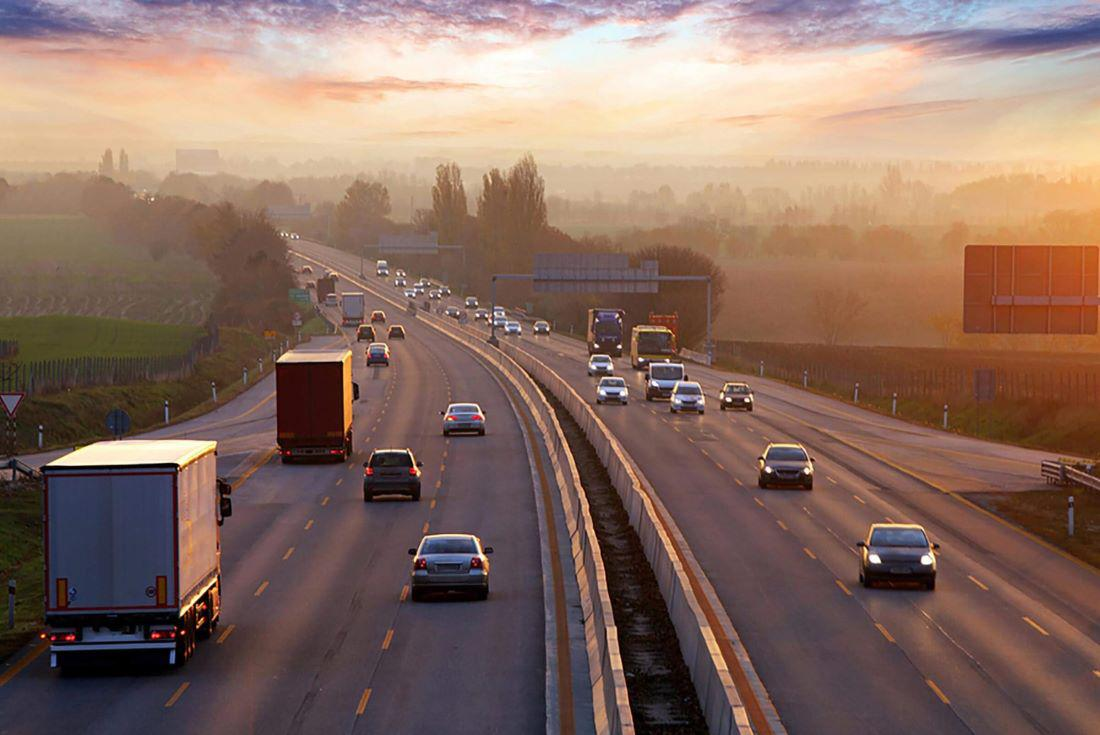
#> input picture 03-computer-vision/OpenCV/road.jpg, 1100 x 735 px
$ jupyter execute opencv_gfg.ipynb
#> lines starting #> are read from the running program, lines starting #| are printed output that depends on the picture; after the words box and inside, x2 and y2 are one past the last pixel; in counts of white or black regions, pixels touching at a corner belong together
 This notebook is for image and video processing from the basics to advanced topics using Python and OpenCV. It will includes handle image transformations, feature extraction, object detection and more.

[cell 1]
import cv2

image = cv2.imread('road.jpg')
#> image is the input picture: shape (735, 1100, 3); mean B, G, R 98.3, 109.4, 136.2
cv2.imshow("Image", image)
cv2.waitKey(0)
h,w = image.shape[:2]
#> h = 735; w = 1100

print(f"height:{h}, weight:{w}")
#| height:735, weight:1100

[cell 2]
(B, G, R) = image[9,9]
#> B = 136; G = 89; R = 75

print(f"RGB value at (9,9): R= {R}, G= {G}, B= {B}")
#| RGB value at (9,9): R= 75, G= 89, B= 136


R = image[9,9,2]
print(f"R={R}")
#| R=75

[cell 3]
roi = image[100:300, 200:700]
cv2.imshow("ROI", roi)
cv2.waitKey(0)

[cell 4]
resize = cv2.resize(image, (700,700))
cv2.imshow("Resize", resize)
cv2.waitKey(0)

The aspect ratio of the image is not maintained. So we need to do some extra work in order to maintain a proper aspect ratio.

[cell 5]
import cv2


ratio = 1200 / w
#> ratio = 1.09
dim = (1200, int(h * ratio))
#> dim = (1200, 801)

resize_aspect = cv2.resize(image, dim)
cv2.imshow("Resized Image", resize_aspect)
cv2.waitKey(0)


# rotate resized image
h2, w2 = resize_aspect.shape[:2]
#> h2 = 801; w2 = 1200
center = (w2 // 2, h2 // 2)
#> center = (600, 400)

rot_mat = cv2.getRotationMatrix2D(center, 15, 1.0)

rotated = cv2.warpAffine(resize_aspect, rot_mat, (w2, h2))
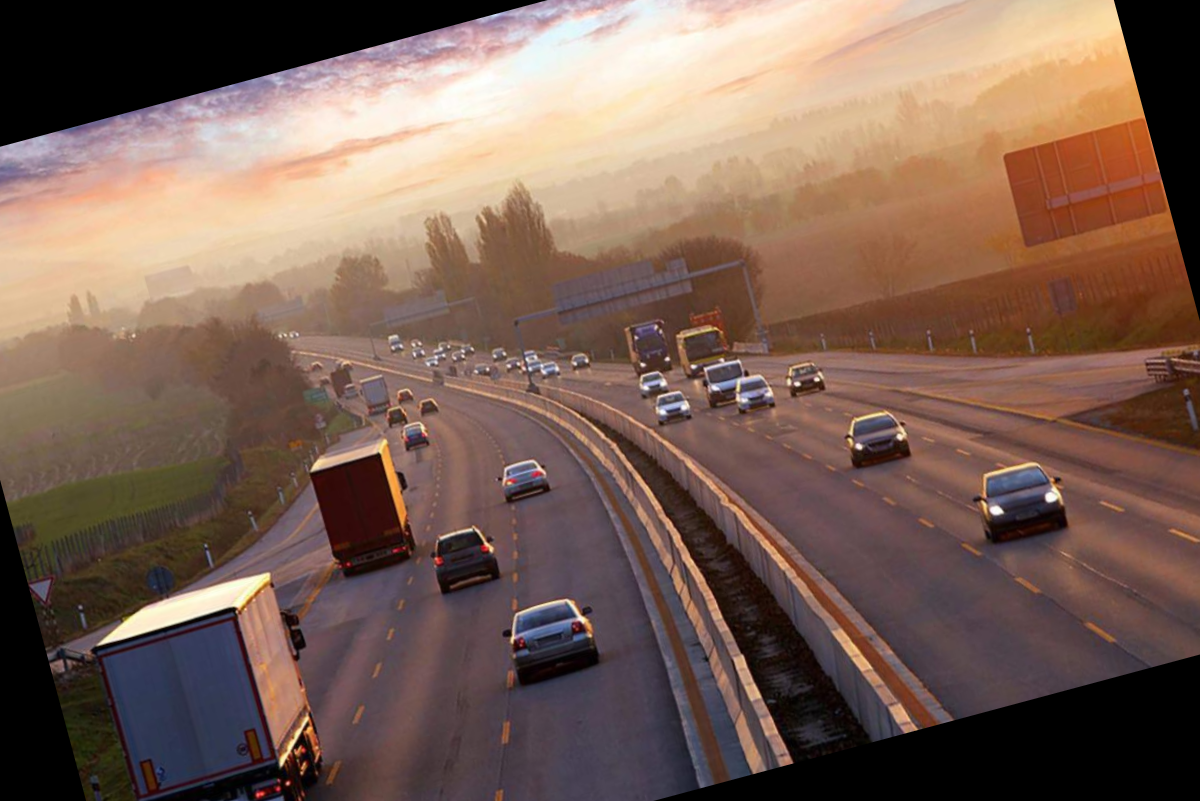
#> rotated: shape (801, 1200, 3); mean B, G, R 85.5, 97, 122.1

cv2.imshow("Rotated Image", rotated)
cv2.waitKey(0)
cv2.destroyAllWindows()

[cell 6]
# cv2.rectangle(image, start_point:top left, end_point:bottom right, color, thickness)
output = image.copy()
rectangle = cv2.rectangle(output, (100,200), (400, 700), (255,0,0), 2)
cv2.imshow('Image', rectangle)
cv2.waitKey(0) # Waits indefinitely until a key is pressed.
cv2.destroyAllWindows() # Closes all windows opened by program.

[cell 7]
# cv2.putText(image, text, org, font, fontScale, color, thickness=1, lineType=cv2.LINE_8, bottomLeftOrigin=False)

text = "Hello, OpenCV!"
img = cv2.putText(rectangle, text, (100, 200), cv2.FONT_HERSHEY_COMPLEX, 1, (0,0,255), 1)
cv2.imshow("Output", img)
cv2.waitKey(0)

[cell 8]
RGB_image = cv2.cvtColor(img, cv2.COLOR_BGR2RGB)
HSV_image = cv2.cvtColor(img, cv2.COLOR_BGR2HSV)
#> HSV_image: shape (735, 1100, 3); mean H, S, V 54.6, 89.9, 139.5
GRAY_image = cv2.cvtColor(img, cv2.COLOR_BGR2GRAY)
image_lab = cv2.cvtColor(img, cv2.COLOR_BGR2LAB)
#> image_lab: shape (735, 1100, 3); mean of channels 0, 1, 2 121.4, 138.1, 137.5

cv2.imshow("image",img)
cv2.waitKey(0)

cv2.imshow("RGB",RGB_image)
cv2.waitKey(0)

cv2.imshow("HSV",HSV_image)
cv2.waitKey(0)

cv2.imshow("GRAY",GRAY_image)
cv2.waitKey(0)

cv2.imshow("LAB",image_lab)
cv2.waitKey(0)

mask = cv2.inRange(hsv_image, lower_color, upper_color)

If the pixel is inside the range → mask value becomes 255 white.
If the pixel is outside the range → mask value becomes 0 black.

So the result is a black-and-white image.

cv2.bitwise_and()

cv2.bitwise_and() applies the mask to the original image.

Example:

result = cv2.bitwise_and(image, image, mask=mask)

It means:

“Keep the pixels where the mask is white, and make the rest black.”

So if the mask found blue areas, the result will show only the blue parts of the original image.

[cell 9]
import numpy as np
image_hsv = cv2.cvtColor(img, cv2.COLOR_BGR2HSV)

lower_red = np.array([0, 120, 100])
upper_red = np.array([10, 255, 255])

mask = cv2.inRange(image_hsv, lower_red, upper_red)
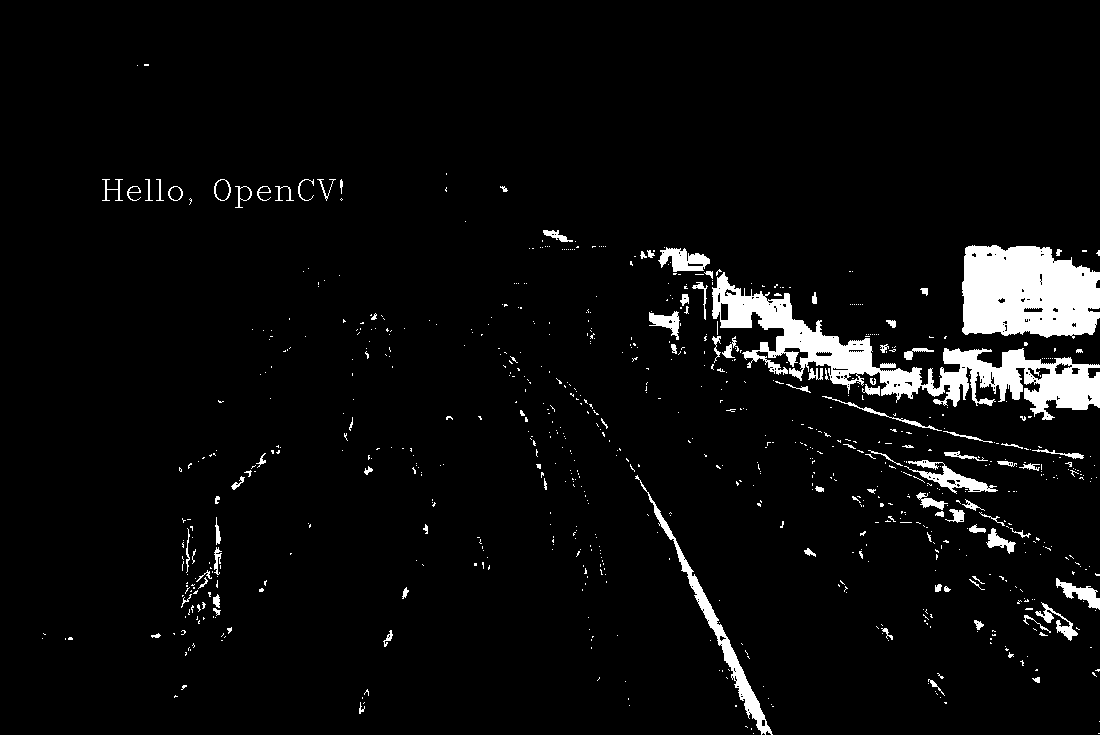
#> mask: shape (735, 1100); 4.7% white; 804 white regions (705 under 20 px), largest, box (x1, y1, x2, y2) and area: (712, 272, 1100, 420) 13678, (962, 245, 1100, 339) 10723, (635, 475, 773, 735) 2348

result = cv2.bitwise_and(image, image, mask=mask)

cv2.imshow("result", result)

cv2.waitKey(0)
cv2.destroyAllWindows()

[cell 10]
B,G,R = cv2.split(img)
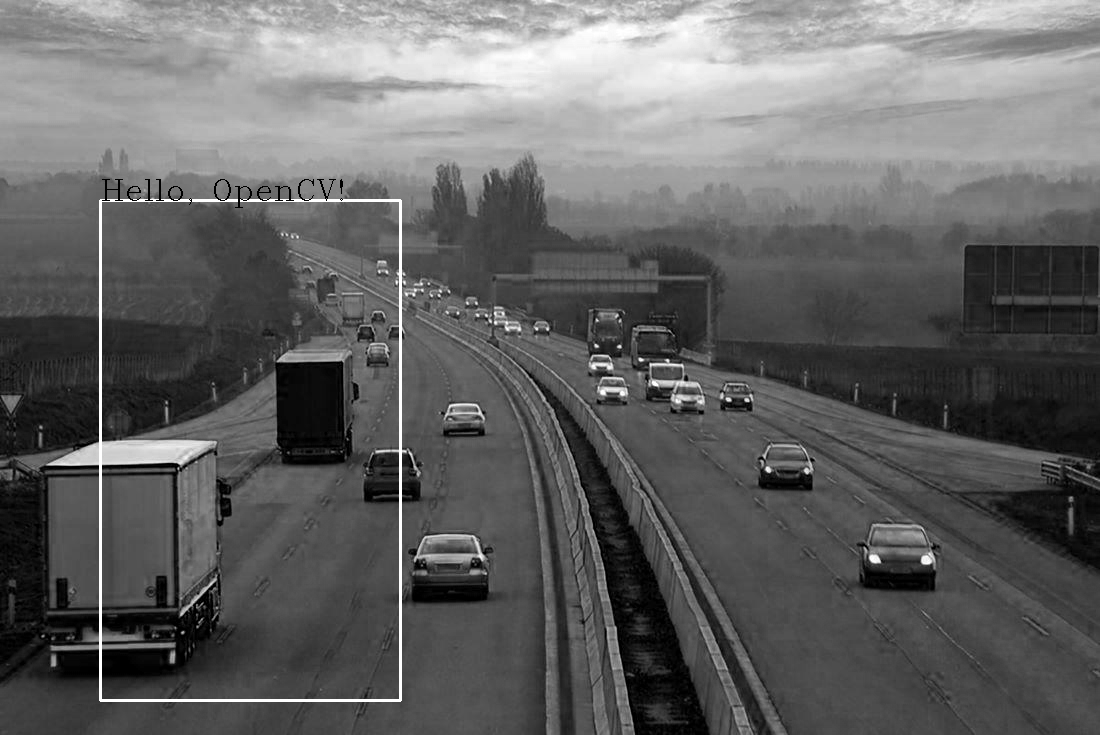
#> B: shape (735, 1100); min 0, max 255, mean 99.2
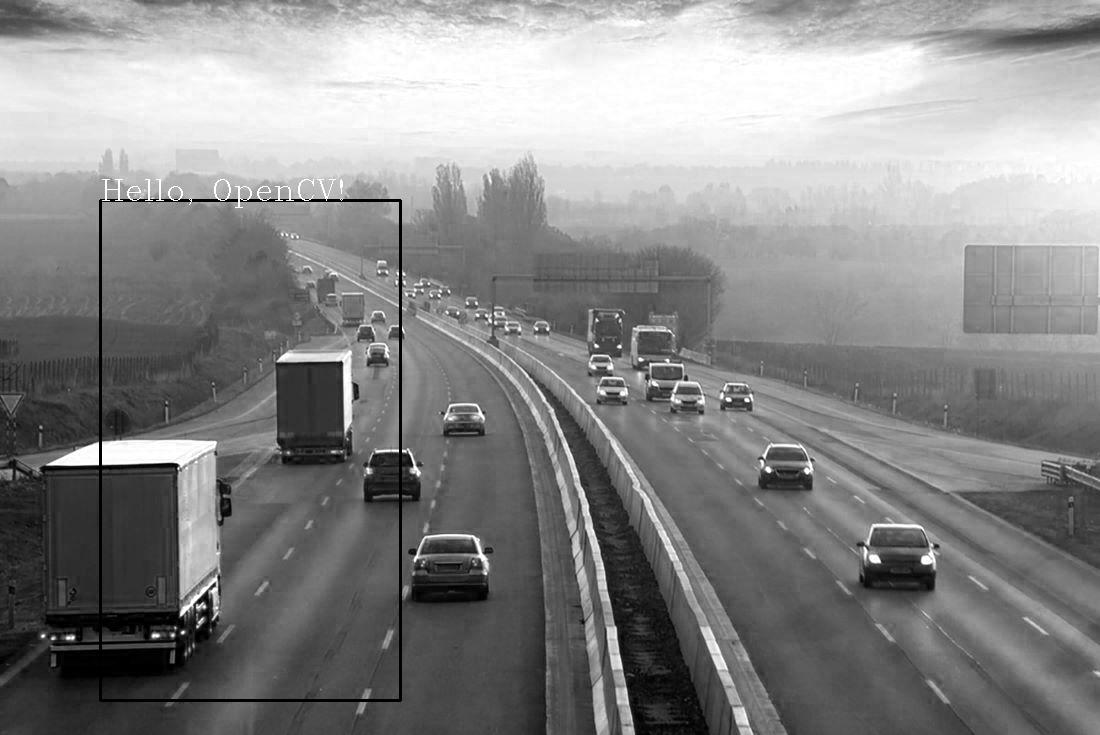
#> R: shape (735, 1100); min 0, max 255, mean 135.7
cv2.imshow("B", B)
cv2.waitKey(0)
cv2.imshow("R", R)
cv2.waitKey(0)
cv2.imshow("G", G)
cv2.waitKey(0)

[cell 11]
# Python program to explain cv2.rotate() method


# Window name in which image is displayed
window_name = 'Image'

# Using cv2.rotate() method
# Using cv2.ROTATE_90_CLOCKWISE rotate
# by 90 degrees clockwise
edges = cv2.Canny(img, 100, 200)
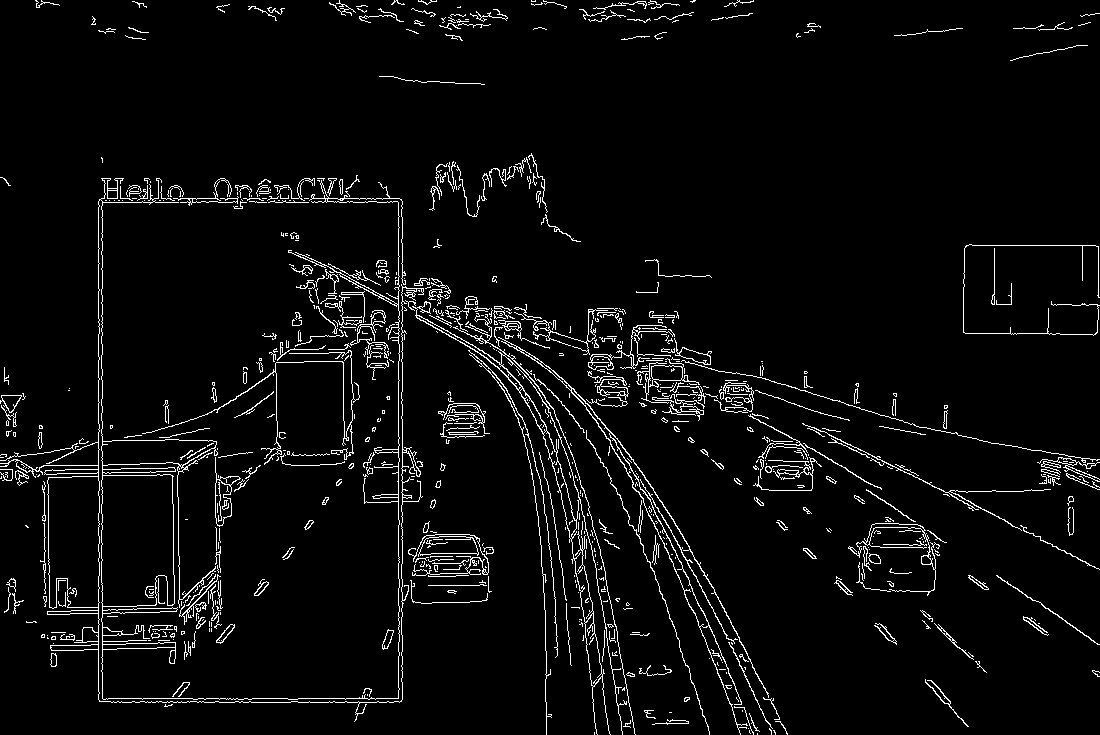
#> edges: shape (735, 1100); 4.3% white in thin lines or dots


# Displaying the image
cv2.imshow(window_name, edges)
cv2.waitKey(0)
